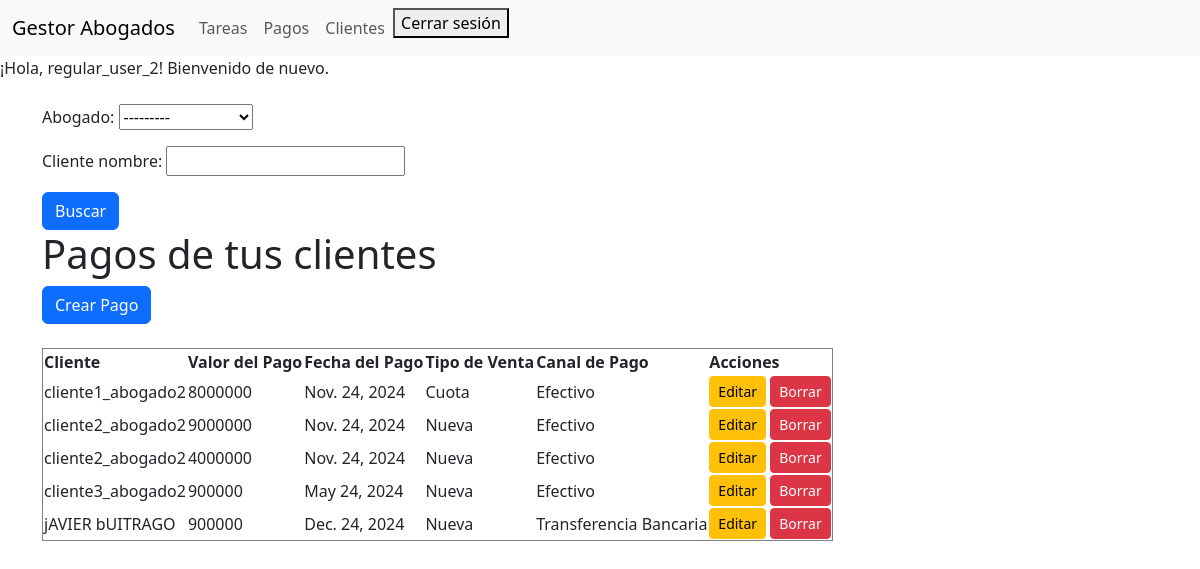
Screenshot of /pagos/pagos (signed in) with the database file from the repository.
### payments/models.py (models this page shows, shortened)
class Payments(models.Model):
    cliente = models.ForeignKey(Cliente, related_name='paymets', on_delete=models.CASCADE)
    valor_pago = models.IntegerField()  # Valor del pago en número entero
    fecha_pago = models.DateField()  # Fecha del pago
    TIPO_VENTA_CHOICES = [
        ('mini', 'Mini'),
        ('nueva', 'Nueva'),
        ('cuota', 'Cuota'),
    ]
    tipo_venta = models.CharField(max_length=5, choices=TIPO_VENTA_CHOICES)
    CANAL_PAGO_CHOICES = [
        ('nequi', 'Nequi'),
        ('efectivo', 'Efectivo'),
        ('transferencia', 'Transferencia Bancaria'),
    ]
    canal_pago = models.CharField(max_length=15, choices=CANAL_PAGO_CHOICES)

### clients/models.py (models this page shows, shortened)
class Cliente(models.Model):
    nombres = models.CharField(max_length=255)
    telefono = models.CharField(max_length=15)
    abogado = models.ForeignKey(User, related_name='clientes', on_delete=models.CASCADE)

### payments/views.py (the view)
# urls.py: path('pagos', views.listar_pagos, name='listar_pagos'),
@login_required
def listar_pagos(request):
    if request.user.groups.filter(name='Moderador').exists():
        pagos = Payments.objects.all()
        es_moderador = True
    else:
        clientes_abogado = Cliente.objects.filter(abogado=request.user)
        pagos = Payments.objects.filter(cliente__in=clientes_abogado)
        es_moderador = False
    form = PaymentSearchForm(request.GET, user=request.user)  # Asegúrate de pasar el usuario )
    if form.is_valid():
        cliente_nombre = form.cleaned_data.get('cliente_nombre')  # Filtro por nombre del cliente
        abogado = form.cleaned_data.get('abogado')  # Filtro por abogado (solo moderadores)
        if cliente_nombre:
            pagos = pagos.filter(cliente__nombres__icontains=cliente_nombre)
        if es_moderador and abogado:
            pagos = pagos.filter(cliente__abogado=abogado)
    return render(request, 'listar_pagos.html', {
        'pagos': pagos,  # Lista filtrada de pagos
        'form': form  # Formulario de búsqueda
    })

### payments/forms.py
class PaymentSearchForm(forms.Form):
    abogado = forms.ModelChoiceField(queryset=User.objects.none(), required=False)
    cliente_nombre = forms.CharField(max_length=100, required=False)
    def __init__(self, *args, **kwargs):
        self.user = kwargs.pop('user', None)
        super().__init__(*args, **kwargs)  # Llamar al constructor base de Form
        if self.user:
            if self.user.groups.filter(name='Moderador').exists():
                self.fields['abogado'].queryset = User.objects.filter(groups__name='Usuario Regular')
            elif self.user.groups.filter(name='Usuario Regular').exists():
                 self.fields['abogado'].queryset = User.objects.filter(id=self.user.id)

### tariffing/context_processor.py (called while the page is built)
def is_moderator(request):
    if request.user.is_authenticated:
        return {'is_moderator': request.user.groups.filter(name='Moderador').exists()}
    return {'is_moderator': False}

### payments/templates/listar_pagos.html (shortened to what this page needs)
{% extends 'base.html' %}
{% block content %}
   <form method="GET">
    {{ form.as_p }}
    <button type="submit" class="btn btn-primary">Buscar</button>
    </form>
<h1>Pagos de tus clientes</h1>
<a href="{% url 'payments:crear_pago' %}" class="btn btn-primary">Crear Pago</a>
<br><br>
<table border="1">
    <thead>
        <tr>
            <th>Cliente</th>
            <th>Valor del Pago</th>
            <th>Fecha del Pago</th>
            <th>Tipo de Venta</th>
            <th>Canal de Pago</th>
            <th>Acciones</th>
        </tr>
    </thead>
    <tbody>
        {% for pago in pagos %}
        <tr>
            <td>{{ pago.cliente.nombres }}</td>
            <td>{{ pago.valor_pago }}</td>
            <td>{{ pago.fecha_pago }}</td>
            <td>{{ pago.get_tipo_venta_display }}</td>
            <td>{{ pago.get_canal_pago_display }}</td>
            <td>
                <a href="{% url 'payments:editar_pago' pago.id %}" class="btn btn-warning btn-sm">Editar</a>
                <form action="{% url 'payments:borrar_pago' pago.id %}" method="post" style="display:inline;">
                    <button type="submit" class="btn btn-danger btn-sm" onclick="return confirm('¿Estás seguro de borrar este pago?');">Borrar</button>
                </form>
            </td>
        </tr>
        {% endfor %}
    </tbody>
</table>
{% endblock %}

### templates/base.html (shortened to what this page needs)
<!DOCTYPE html>
<html lang="es">
<head>
    <link href="https://cdn.jsdelivr.net/npm/bootstrap@5.3.0-alpha1/dist/css/bootstrap.min.css" rel="stylesheet">
</head>
<body>
    {% include 'navbar.html' %}
    {% if user.is_authenticated %}
    <p>¡Hola, {{ user.username }}! Bienvenido de nuevo.</p>
    {% else %}
    <p>¡Hola! Por favor, inicia sesión.</p>
    {% endif %}
    <div class="container mt-4">
        {% block content %}
        {% endblock %}
    </div>
</body>
</html>

### rows the page displays
Payments: cliente.nombres "cliente1_abogado2", valor_pago "8000000", fecha_pago "Nov. 24, 2024", tipo_venta "Cuota", canal_pago "Efectivo"
Payments: cliente.nombres "cliente2_abogado2", valor_pago "9000000", fecha_pago "Nov. 24, 2024", tipo_venta "Nueva", canal_pago "Efectivo"
Payments: cliente.nombres "cliente2_abogado2", valor_pago "4000000", fecha_pago "Nov. 24, 2024", tipo_venta "Nueva", canal_pago "Efectivo"
Payments: cliente.nombres "cliente3_abogado2", valor_pago "900000", fecha_pago "May 24, 2024", tipo_venta "Nueva", canal_pago "Efectivo"
Payments: cliente.nombres "jAVIER bUITRAGO", valor_pago "900000", fecha_pago "Dec. 24, 2024", tipo_venta "Nueva", canal_pago "Transferencia Bancaria"

### other values shown
{{ user.username }} "regular_user_2"
